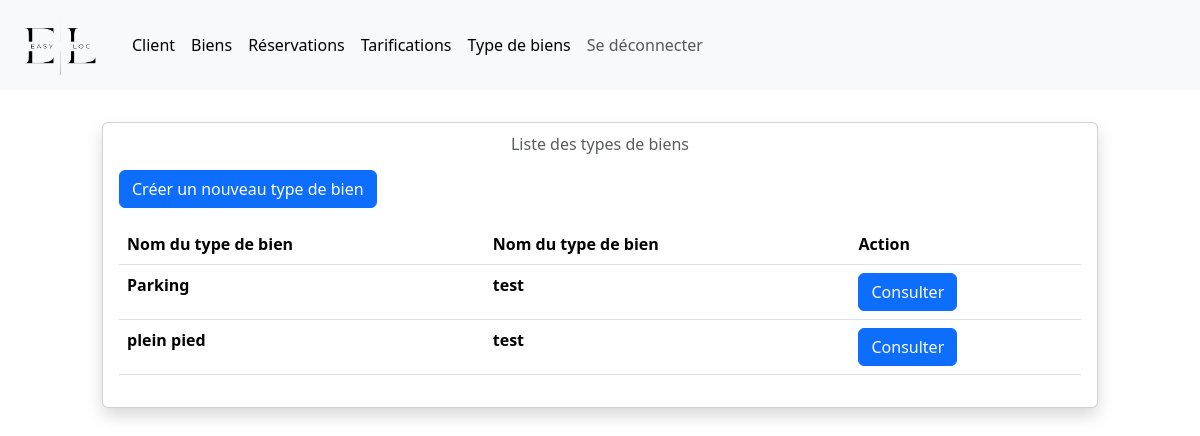
The page /index.php?action=listeDispose (signed in) on the database its author committed.
### tables this page shows
CREATE TABLE IF NOT EXISTS `dispose` (
  `id_dispose` int NOT NULL AUTO_INCREMENT,
  `id_acces` int NOT NULL,
  `id_bien` int NOT NULL,
  PRIMARY KEY (`id_dispose`),
  KEY `fk_idAcces` (`id_acces`),
  KEY `fk_idBien` (`id_bien`)
);

CREATE TABLE IF NOT EXISTS `accessibilite` (
  `id_acces` int NOT NULL AUTO_INCREMENT,
  `lib_acces` varchar(255) NOT NULL,
  PRIMARY KEY (`id_acces`)
);

CREATE TABLE IF NOT EXISTS `biens` (
  `id_bien` int NOT NULL AUTO_INCREMENT,
  `nom_bien` varchar(40) NOT NULL,
  `rue_bien` varchar(40) NOT NULL,
  `id_commune` int NOT NULL,
  `sup_bien` int NOT NULL,
  `nb_couchage` int NOT NULL,
  `nb_pieces` int NOT NULL,
  `nb_chambres` int NOT NULL,
  `descriptif` varchar(40) NOT NULL,
  `ref_bien` varchar(40) NOT NULL,
  `lien_photo` longblob NOT NULL,
  `id_statut` int NOT NULL,
  `id_type_bien` int NOT NULL,
  PRIMARY KEY (`id_bien`),
  KEY `fk_id_type_bien` (`id_type_bien`),
  KEY `FK_id_statut2` (`id_statut`),
  KEY `fk_id_commune` (`id_commune`)
);

### controller/controller_admin.php (called while the page is built, shortened)
<?php
require('model/userManager.php');
class Controls_Admin
{
    public function ListeDispose()
    {
        $userManager = new userManager();
        $whereClause = " d
                        INNER JOIN accessibilite a
                        ON a.id_acces = d.id_acces
                        INNER JOIN biens b
                        ON d.id_bien = b.id_bien";
        $getDispose = $userManager->getDispose($whereClause);
        $tabDispose = $getDispose->fetchAll();
        include('view/dispose/listeDispose.php');
    }
}

### model/userManager.php (called while the page is built, shortened)
<?php
class userManager extends Manager
{
    public function getDispose($whereClause)
    {
        $db = $this->dbConnect();
        $getDispose = $db -> prepare('SELECT * FROM dispose '.$whereClause);
        $getDispose -> execute();
        return $getDispose;
    }
}

### view/dispose/listeDispose.php (the view, shortened to what this page needs)
<?php
include('lib/menu/navbar.php');
?>
<div class="row">
    <div class="col-1"></div>
    <div class="col-10" style="margin-top:4vh">
        <div class="card shadow">
            <div class="card-body">
                <h6 class="card-subtitle text-body-secondary text-center mb-3">Liste des types de biens</h6>
                <a href="index.php?action=dispose"><input type="button" class="btn btn-primary" style="margin-bottom:2vh" value="Créer un nouveau type de bien"></a>
                <table class="table">
                    <thead>
                        <tr>
                            <th scope="col">Nom du type de bien</th>
                            <th scope="col">Nom du type de bien</th>
                            <th scope="col">Action</th>
                        </tr>
                    </thead>
                    <tbody>
                        <?php
                        foreach($tabDispose as $dispose)
                        {
                            ?>
                            <tr>
                                <th scope="row"><?=$dispose['lib_acces']?></th>
                                <th scope="row"><?=$dispose['nom_bien']?></th>
                                <td>
                                    <form method="POST" action="index.php?action=gestionDispose">
                                        <input type="submit" class="btn btn-primary" value="Consulter">
                                    </form>
                                </td>
                            </tr>
                            <?php
                        }
                        ?>
                    </tbody>
                </table>
            </div>
        </div>
    </div>
</div>

### rows shown on the page
dispose: id_acces.lib_acces "Parking", id_bien.nom_bien "test"
dispose: id_acces.lib_acces "plein pied", id_bien.nom_bien "test"
